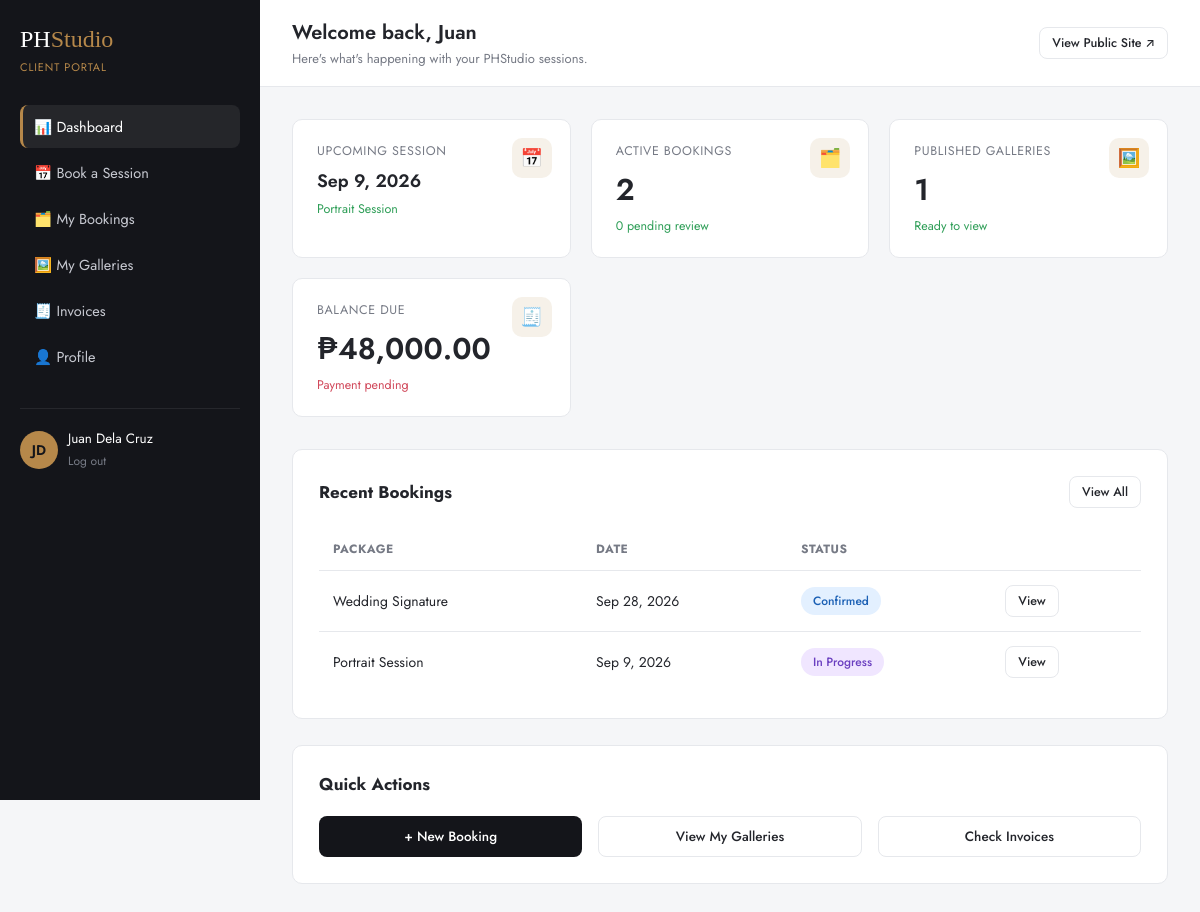
/backend/client/dashboard.php (signed in), run on the app's committed database.
### tables this page shows
CREATE TABLE bookings (
    id                  INT UNSIGNED AUTO_INCREMENT PRIMARY KEY,
    client_id           INT UNSIGNED NOT NULL,
    photographer_id     INT UNSIGNED DEFAULT NULL,
    package_id          INT UNSIGNED NOT NULL,
    category_id         INT UNSIGNED DEFAULT NULL,
    session_date        DATE NOT NULL,
    start_time          TIME NOT NULL,
    end_time            TIME NOT NULL,
    location            VARCHAR(255) DEFAULT NULL,
    event_details        TEXT,
    status              ENUM('pending','confirmed','in_progress','completed','cancelled') NOT NULL DEFAULT 'pending',
    admin_notes         TEXT COMMENT 'Internal / shared notes from photographer to client',
    created_at          DATETIME NOT NULL DEFAULT CURRENT_TIMESTAMP,
    updated_at          DATETIME NOT NULL DEFAULT CURRENT_TIMESTAMP ON UPDATE CURRENT_TIMESTAMP,
    FOREIGN KEY (client_id) REFERENCES users(id) ON DELETE CASCADE,
    FOREIGN KEY (photographer_id) REFERENCES users(id) ON DELETE SET NULL,
    FOREIGN KEY (package_id) REFERENCES packages(id),
    FOREIGN KEY (category_id) REFERENCES categories(id) ON DELETE SET NULL,
    UNIQUE KEY uniq_booking_slot (photographer_id, session_date, start_time),
    INDEX idx_client (client_id),
    INDEX idx_status (status),
    INDEX idx_date (session_date)
);

CREATE TABLE packages (
    id              INT UNSIGNED AUTO_INCREMENT PRIMARY KEY,
    category_id     INT UNSIGNED DEFAULT NULL,
    name            VARCHAR(120) NOT NULL,
    slug            VARCHAR(120) NOT NULL UNIQUE,
    description     TEXT,
    price           DECIMAL(10,2) NOT NULL,
    duration_hours  DECIMAL(4,1) DEFAULT NULL,
    deliverables    TEXT COMMENT 'JSON array of bullet points',
    is_popular      TINYINT(1) NOT NULL DEFAULT 0,
    is_active       TINYINT(1) NOT NULL DEFAULT 1,
    sort_order      INT UNSIGNED DEFAULT 0,
    created_at      DATETIME NOT NULL DEFAULT CURRENT_TIMESTAMP,
    FOREIGN KEY (category_id) REFERENCES categories(id) ON DELETE SET NULL
);

### backend/config/db.php (called while the page is built, shortened)
<?php
function db(): PDO
{
    static $pdo = null;
    if ($pdo instanceof PDO) {
        return $pdo;
    }
    $dsn = sprintf(
        'mysql:host=%s;port=%s;dbname=%s;charset=utf8mb4',
        DB_HOST,
        DB_PORT,
        DB_NAME
    );
    try {
        $pdo = new PDO($dsn, DB_USER, DB_PASS, [
            PDO::ATTR_ERRMODE            => PDO::ERRMODE_EXCEPTION,
            PDO::ATTR_DEFAULT_FETCH_MODE => PDO::FETCH_ASSOC,
            PDO::ATTR_EMULATE_PREPARES   => false,
        ]);
    } catch (PDOException $e) {
        if (APP_DEBUG) {
            die('Database connection failed: ' . $e->getMessage());
        }
        die('We are experiencing a temporary issue. Please try again shortly.');
    }
    return $pdo;
}

### backend/client/dashboard.php (the view, shortened to what this page needs)
<?php
require_once __DIR__ . '/../includes/functions.php';
$user = current_user();
$clientId = (int) $user['id'];
$upcoming = db()->prepare('SELECT b.*, pk.name AS package_name FROM bookings b
                            JOIN packages pk ON pk.id = b.package_id
                            WHERE b.client_id = ? AND b.session_date >= CURDATE() AND b.status NOT IN ("cancelled","completed")
                            ORDER BY b.session_date ASC LIMIT 1');
$upcoming->execute([$clientId]);
$nextBooking = $upcoming->fetch();
$counts = db()->prepare('SELECT status, COUNT(*) AS c FROM bookings WHERE client_id = ? GROUP BY status');
$counts->execute([$clientId]);
$statusCounts = array_fill_keys(['pending','confirmed','in_progress','completed','cancelled'], 0);
foreach ($counts->fetchAll() as $row) { $statusCounts[$row['status']] = (int) $row['c']; }
$galleryCount = db()->prepare('SELECT COUNT(*) FROM galleries WHERE client_id = ? AND is_published = 1');
$galleryCount->execute([$clientId]);
$galleryCount = (int) $galleryCount->fetchColumn();
$balanceDue = db()->prepare('SELECT COALESCE(SUM(i.amount_total - i.amount_paid), 0) FROM invoices i
                              JOIN bookings b ON b.id = i.booking_id WHERE b.client_id = ? AND i.status != "paid"');
$balanceDue->execute([$clientId]);
$balanceDue = (float) $balanceDue->fetchColumn();
$recentBookings = db()->prepare('SELECT b.*, pk.name AS package_name FROM bookings b
                                  JOIN packages pk ON pk.id = b.package_id
                                  WHERE b.client_id = ? ORDER BY b.created_at DESC LIMIT 5');
$recentBookings->execute([$clientId]);
$recentBookings = $recentBookings->fetchAll();
require __DIR__ . '/../includes/dash_header.php';
?>
<div class="stat-grid">
  <div class="stat-card">
    <div class="stat-label">Upcoming Session</div>
    <div class="stat-value" style="font-size:18px;"><?= $nextBooking ? pretty_date($nextBooking['session_date']) : 'None Scheduled' ?></div>
    <div class="stat-delta"><?= $nextBooking ? e($nextBooking['package_name']) : 'Book your next session' ?></div>
    <div class="stat-icon">📅</div>
  </div>
  <div class="stat-card">
    <div class="stat-label">Active Bookings</div>
    <div class="stat-value"><?= $statusCounts['pending'] + $statusCounts['confirmed'] + $statusCounts['in_progress'] ?></div>
    <div class="stat-delta"><?= $statusCounts['pending'] ?> pending review</div>
    <div class="stat-icon">🗂️</div>
  </div>
  <div class="stat-card">
    <div class="stat-label">Published Galleries</div>
    <div class="stat-value"><?= $galleryCount ?></div>
    <div class="stat-delta">Ready to view</div>
    <div class="stat-icon">🖼️</div>
  </div>
  <div class="stat-card">
    <div class="stat-label">Balance Due</div>
    <div class="stat-value"><?= money($balanceDue) ?></div>
    <div class="stat-delta <?= $balanceDue > 0 ? 'down' : '' ?>"><?= $balanceDue > 0 ? 'Payment pending' : 'All settled' ?></div>
    <div class="stat-icon">🧾</div>
  </div>
</div>
<div class="panel">
  <div class="panel-head">
    <h3>Recent Bookings</h3>
    <a href="<?= base_url('client/my-bookings.php') ?>" class="d-btn d-btn-outline d-btn-sm">View All</a>
  </div>
  <?php if (!$recentBookings): ?>
    <div class="empty-state">
      <div class="icon">📸</div>
      <p>You haven't booked a session yet.</p>
      <a href="<?= base_url('client/book-session.php') ?>" class="d-btn d-btn-gold" style="margin-top:14px;">Book Your First Session</a>
    </div>
  <?php else: ?>
    <div class="table-wrap">
      <table class="d-table">
        <thead><tr><th>Package</th><th>Date</th><th>Status</th><th></th></tr></thead>
        <tbody>
          <?php foreach ($recentBookings as $b): ?>
          <tr>
            <td><?= e($b['package_name']) ?></td>
            <td><?= pretty_date($b['session_date']) ?></td>
            <td><?= status_badge($b['status']) ?></td>
            <td><a href="<?= base_url('client/booking-detail.php?id=' . $b['id']) ?>" class="d-btn d-btn-outline d-btn-sm">View</a></td>
          </tr>
          <?php endforeach; ?>
        </tbody>
      </table>
    </div>
  <?php endif; ?>
</div>
<div class="panel">
  <div class="panel-head"><h3>Quick Actions</h3></div>
  <div class="grid-3" style="display:grid;grid-template-columns:repeat(auto-fit,minmax(200px,1fr));gap:16px;">
    <a href="<?= base_url('client/book-session.php') ?>" class="d-btn d-btn-primary d-btn-block" style="width:100%;">+ New Booking</a>
    <a href="<?= base_url('client/gallery.php') ?>" class="d-btn d-btn-outline" style="width:100%;">View My Galleries</a>
    <a href="<?= base_url('client/invoices.php') ?>" class="d-btn d-btn-outline" style="width:100%;">Check Invoices</a>
  </div>
</div>
<?php require __DIR__ . '/../includes/dash_footer.php'; ?>

### backend/includes/functions.php (shortened to what this page needs)
<?php
require_once __DIR__ . '/../config/db.php';
function e(?string $value): string
{
    return htmlspecialchars($value ?? '', ENT_QUOTES, 'UTF-8');
}
function base_url(string $path = ''): string
{
    return APP_URL . '/' . ltrim($path, '/');
}
function money(float $amount): string
{
    return '₱' . number_format($amount, 2);
}
function pretty_date(string $date, string $format = 'M j, Y'): string
{
    $ts = strtotime($date);
    return $ts ? date($format, $ts) : $date;
}
function status_badge(string $status): string
{
    $map = [
        'pending'     => 'badge badge-pending',
        'confirmed'   => 'badge badge-confirmed',
        'in_progress' => 'badge badge-progress',
        'completed'   => 'badge badge-completed',
        'cancelled'   => 'badge badge-cancelled',
        'unpaid'      => 'badge badge-pending',
        'partial'     => 'badge badge-progress',
        'paid'        => 'badge badge-completed',
        'refunded'    => 'badge badge-cancelled',
    ];
    $class = $map[$status] ?? 'badge';
    $label = ucwords(str_replace('_', ' ', $status));
    return '<span class="' . $class . '">' . e($label) . '</span>';
}

### backend/assets/css/dashboard.css (style rules this page uses)
:root { --d-black: #14151a; --d-charcoal: #1f2128; --d-gold: #b6884a; --d-bg: #f5f6f8; --d-card: #ffffff; --d-border: #e6e8ec; --d-text: #23252b; --d-muted: #767a85; --d-radius: 10px; --d-font: 'Jost', -apple-system, BlinkMacSystemFont, sans-serif; }
* { box-sizing: border-box; }
body.dashboard { margin: 0; font-family: var(--d-font); background: var(--d-bg); color: var(--d-text); display: flex; min-height: 100vh; }
a { text-decoration: none; color: inherit; }
.stat-grid { display: grid; grid-template-columns: repeat(auto-fit, minmax(210px, 1fr)); gap: 20px; margin-bottom: 32px; }
.stat-card { background: var(--d-card); border: 1px solid var(--d-border); border-radius: var(--d-radius); padding: 22px 24px; position: relative; overflow: hidden; }
.stat-card .stat-label { font-size: 12.5px; text-transform: uppercase; letter-spacing: 0.05em; color: var(--d-muted); }
.stat-card .stat-value { font-size: 30px; font-weight: 600; margin-top: 8px; }
.stat-card .stat-delta { font-size: 12.5px; margin-top: 6px; color: #2e9e57; }
.stat-card .stat-delta.down { color: #d1495b; }
.stat-card .stat-icon { position: absolute; right: 18px; top: 18px; width: 40px; height: 40px; border-radius: 10px; background: rgba(182,136,74,0.12); color: var(--d-gold); display: flex; align-items: center; justify-content: center; font-size: 18px; }
.panel { background: var(--d-card); border: 1px solid var(--d-border); border-radius: var(--d-radius); padding: 26px; margin-bottom: 26px; }
.panel-head { display: flex; align-items: center; justify-content: space-between; margin-bottom: 20px; flex-wrap: wrap; gap: 12px; }
.panel-head h3 { font-size: 17px; margin: 0; }
.table-wrap { overflow-x: auto; }
table.d-table { width: 100%; border-collapse: collapse; font-size: 14px; }
table.d-table th { text-align: left; padding: 12px 14px; font-size: 12px; text-transform: uppercase; letter-spacing: 0.04em; color: var(--d-muted); border-bottom: 1px solid var(--d-border); }
table.d-table td { padding: 14px; border-bottom: 1px solid var(--d-border); vertical-align: middle; }
table.d-table tr:last-child td { border-bottom: none; }
.badge { display: inline-block; padding: 5px 12px; border-radius: 999px; font-size: 12px; font-weight: 500; text-transform: capitalize; white-space: nowrap; }
.badge-confirmed { background: #e3f0ff; color: #1a5fb4; }
.badge-progress { background: #f0e6ff; color: #6a3fc0; }
.d-btn { display: inline-flex; align-items: center; gap: 8px; justify-content:center; padding: 10px 18px; border-radius: 8px; font-size: 13.5px; font-weight: 500; cursor: pointer; border: 1px solid transparent; transition: all 0.2s ease; font-family: var(--d-font); }
.d-btn-primary { background: var(--d-black); color: #fff; }
.d-btn-outline { background: #fff; border-color: var(--d-border); color: var(--d-text); }
.d-btn-sm { padding: 6px 12px; font-size: 12.5px; }

### data on the page
bookings: session_date "Sep 9, 2026", package.name "Portrait Session", status "In Progress"
packages: name "Portrait Session"
bookings: package.name "Wedding Signature", session_date "Sep 28, 2026", status "Confirmed"

### other printed values
$initials ?: 'U' "JD"
$user['full_name'] "Juan Dela Cruz"
$dashTitle "Welcome back, Juan"
$dashSubtitle "Here's what's happening with your PHStudio sessions."
$statusCounts['pending'] "0"
$galleryCount "1"
money($balanceDue) "₱48,000.00"
